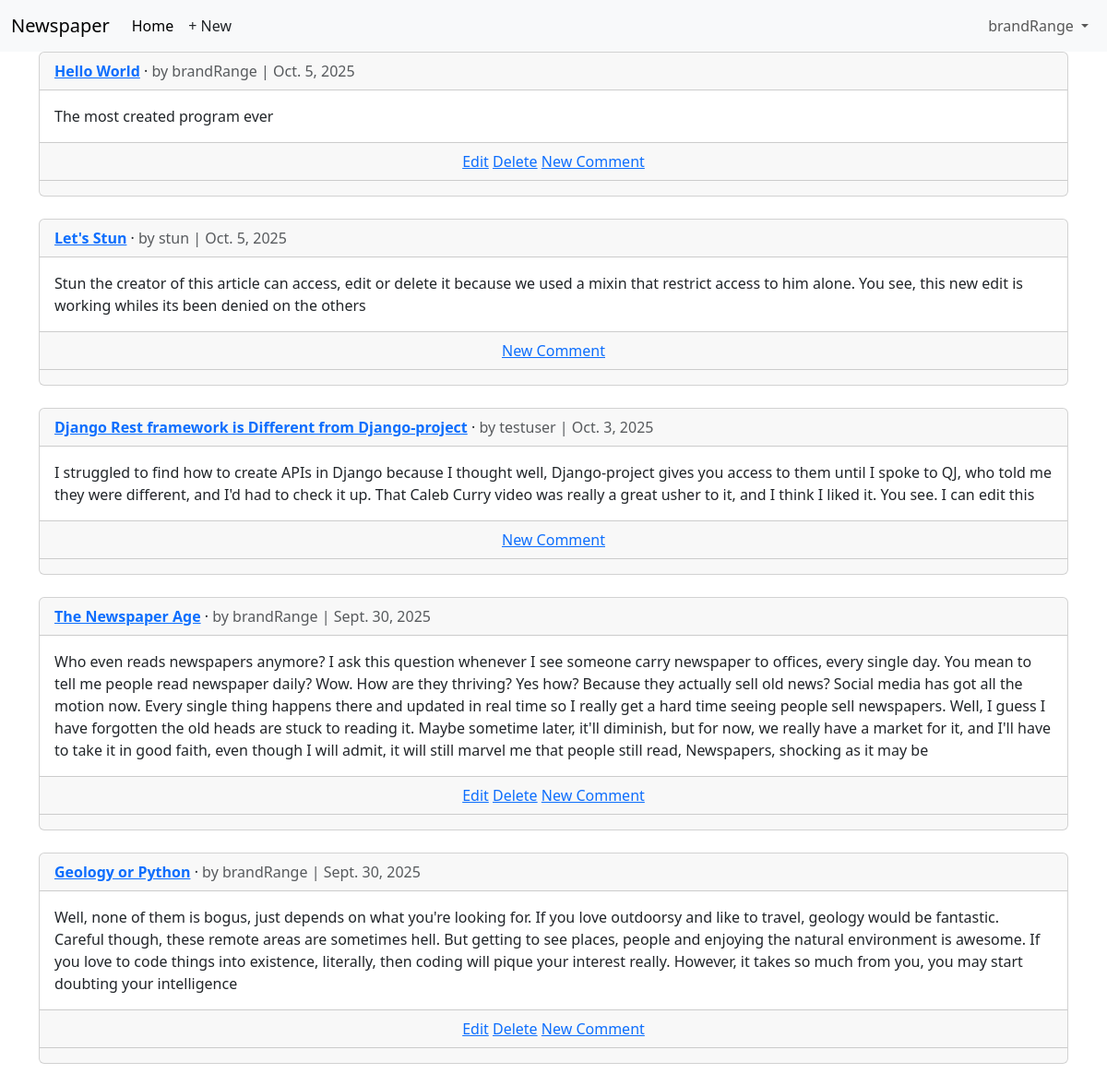
/articles/ (signed in), run on an earlier commit of the app's database.
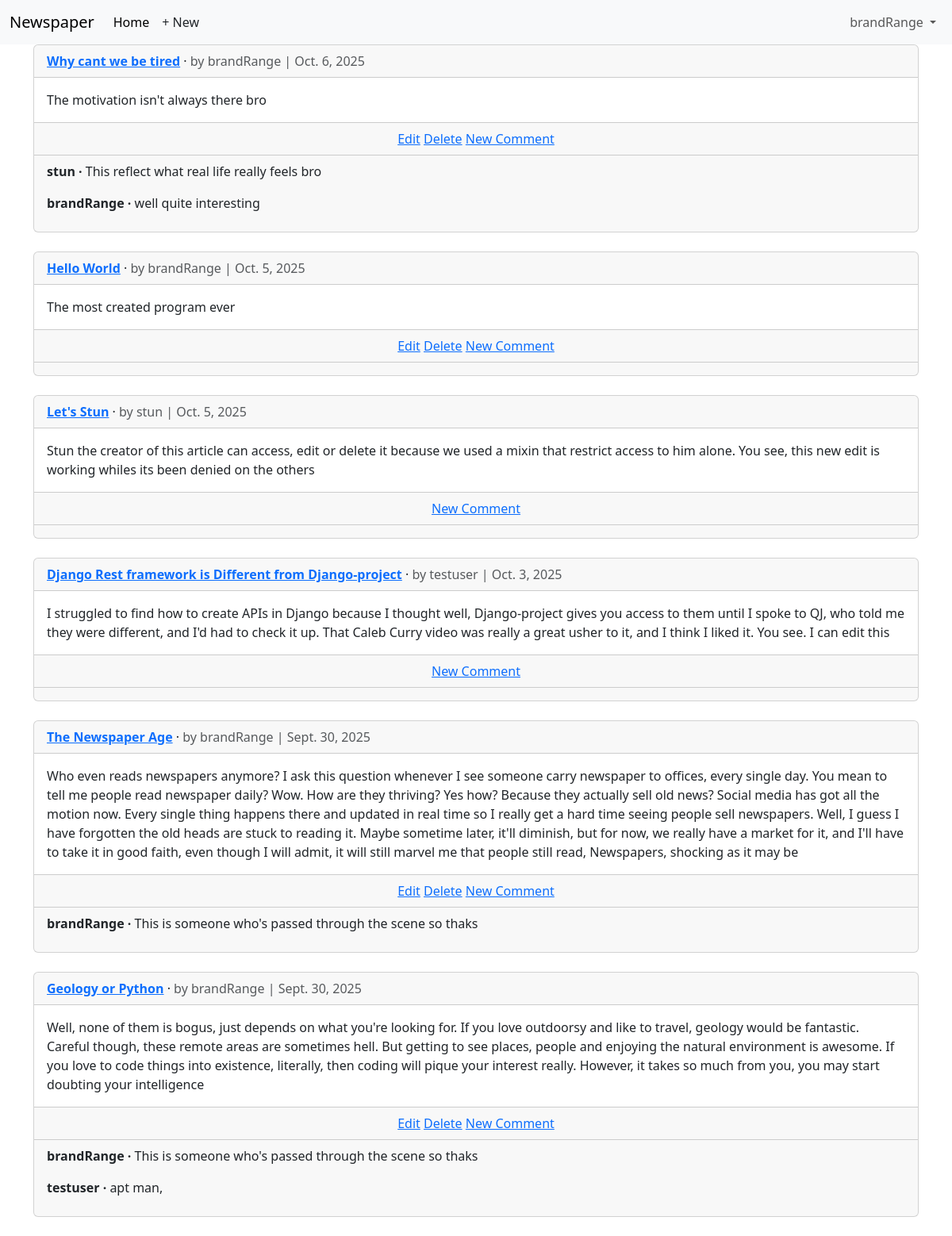
And on a later commit of the database.
### accounts/models.py (models this page shows)
class CustomUser(AbstractUser):
    age = models.PositiveIntegerField(null=True, blank=True)

### articles/models.py (models this page shows, shortened)
class Article(models.Model):
    title = models.CharField(max_length=255)
    body = models.TextField()
    date = models.DateField(auto_now_add=True)
    author = models.ForeignKey(
        settings.AUTH_USER_MODEL,
        on_delete=models.CASCADE,
    )
    class Meta:
        ordering = ['-date']
    def get_absolute_url(self):
        return reverse("article_detail",kwargs={"pk":self.pk})

class Comment(models.Model):
    article = models.ForeignKey(Article, on_delete= models.CASCADE)
    comment = models.CharField(max_length=200)
    author = models.ForeignKey(
        settings.AUTH_USER_MODEL,
        on_delete=models.CASCADE,
        )
    def __str__(self):
        return self.comment

### articles/views.py (the view)
# urls.py: path("",ArticleListView.as_view(),name="article_list")
class ArticleListView(LoginRequiredMixin, ListView):
    model = Article
    template_name = "article_list.html"

### templates/article_list.html (shortened to what this page needs)
{% extends "base.html" %}
{% block content%}
{% for article in article_list %}
    <div class="card">
        <div class="card-header">
            <span class="fw-bold">
                <a href="{{ article.get_absolute_url }}">{{ article.title }}</a>
            </span> &middot;
            <span class="text-muted">by {{ article.author }} |
                {{ article.date }}
            </span>
        </div>
        <div class="card-body">
            {{ article.body }}
        </div>
        <div class="card-footer text-center text-muted">
            {% if article.author.pk == request.user.pk %}
            <a href="{% url 'article_edit' article.pk %}">Edit</a>
            <a href="{% url 'article_delete' article.pk %}">Delete</a>
            {% endif %}
            <a href="{{ article.get_absolute_url }}">New Comment</a>
        </div>
        <div class="card-footer">
            {% for comment in article.comment_set.all %}
            <p>
                <span class="fw-bold">
                    {{ comment.author }} &middot;
                </span>
                {{ comment }}
            </p>
            {% endfor %}
        </div>
    </div>
    <br />
    {% endfor %}
{% endblock content %}

### templates/base.html (shortened to what this page needs)
{% load static %}
<!DOCTYPE html>
<html>
<head>
    <link href="https://cdn.jsdelivr.net/npm/bootstrap@5.3.8/dist/css/bootstrap.min.css" rel="stylesheet">
</head>
<body>
    <nav class="navbar navbar-expand-lg bg-body-tertiary">
    <div class="container-fluid">
        <a class="navbar-brand" href="{% url 'home' %}">Newspaper</a>
        <div class="collapse navbar-collapse" id="navbarSupportedContent">
            <ul class="navbar-nav me-auto mb-2 mb-lg-0">
                <li class="nav-item">
                    <a class="nav-link active" aria-current="page" href="#">Home</a>
                </li>
                {% if user.is_authenticated %}
                <li><a href="{% url 'article_new' %}" class="nav-link px-2 link-dark">+ New</a></li>
            </ul>
        <div class="mr-auto">
            <ul class="navbar-nav">
                <li class="nav-item dropdown">
                    <a class="nav-link dropdown-toggle" href="#" role="button"
                    data-bs-toggle="dropdown" aria-expanded="false">
                    {{ user.username }}
                    </a>
</li>
{% endif %}
</div>
</div>
</nav>
<main>
<div class="container">
{% block content %}
{% endblock content %}
</div>
</main>
</body>
</html>

What changed in the data, as far as the page shows it:
added Article: title "Why cant we be tired", author "brandRange", date "Oct. 6, 2025", body "The motivation isn't always there bro", shows "Edit"
added Comment: author "stun", comment "This reflect what real life really feels bro", shown under "Why cant we be tired"
added Comment: author "brandRange", comment "well quite interesting", shown under "Why cant we be tired"
added Comment: author "brandRange", comment "This is someone who's passed through the scene so thaks", shown under Article "The Newspaper Age"
added Comment: author "brandRange", comment "This is someone who's passed through the scene so thaks", shown under Article "Geology or Python"
added Comment: author "testuser", comment "apt man,", shown under Article "Geology or Python"
